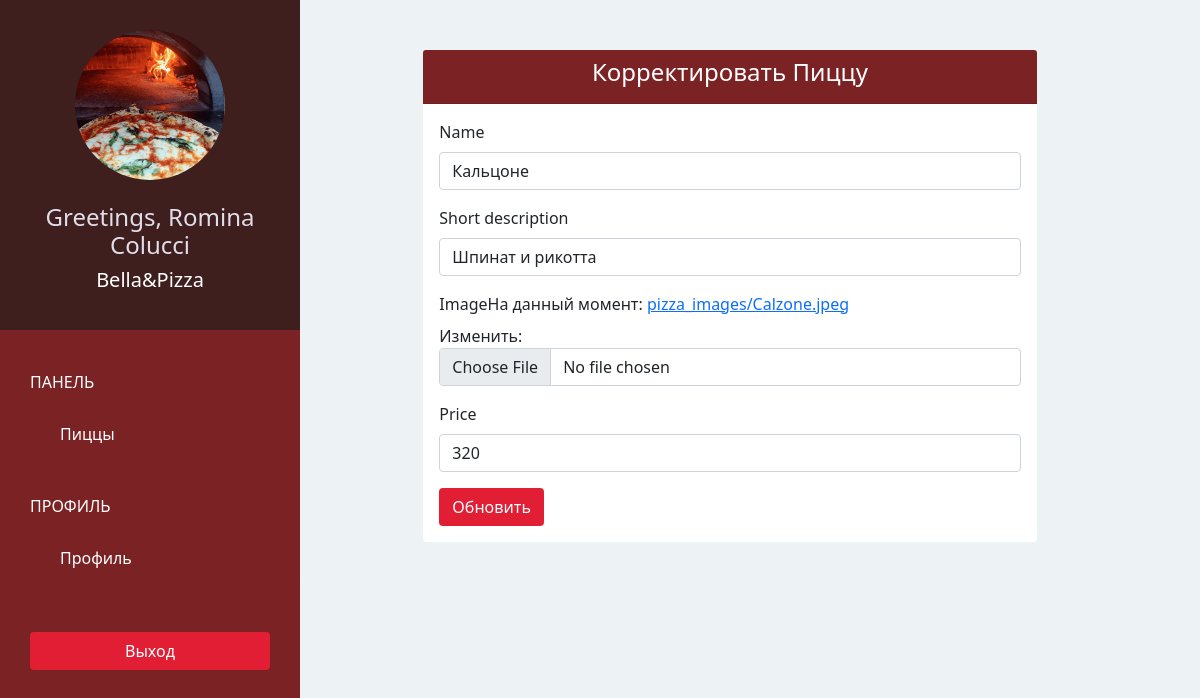
Page /pizzashop/pizza/edit/1 (signed in) on the committed database.
### pizzashopapp/models.py (models this page shows, shortened)
class PizzaShop(models.Model):
    owner = models.OneToOneField(User, on_delete=models.CASCADE, related_name='pizzashop')
    name = models.CharField(max_length=100)
    phone = models.CharField(max_length=100)
    address = models.CharField(max_length=100)
    logo = models.ImageField(upload_to='pizzashop_logo/', blank=False)

class Pizza(models.Model):
    pizzashop = models.ForeignKey(PizzaShop, on_delete=models.CASCADE)
    name = models.CharField(max_length=30)
    short_description = models.CharField(max_length=100)
    image = models.ImageField(upload_to='pizza_images/', blank=False)
    price = models.IntegerField(default=0)

### pizzashopapp/views.py (the view)
# urls.py: path('pizzashop/pizza/edit/<int:pizza_id>', views.pizzashop_edit_pizza, name='pizzashop-edit-pizza'),
@login_required(login_url='/pizzashop/sign-in/')
def pizzashop_edit_pizza(request, pizza_id):
    form = PizzaForm(instance = Pizza.objects.get(id = pizza_id))
    if request.method == 'POST':
        form = PizzaForm(request.POST, request.FILES, instance = Pizza.objects.get(id = pizza_id))
        if form.is_valid():
            pizza = form.save()
            return redirect(pizzashop_pizza)
    return render(request, 'pizzashop/edit_pizza.html', {
        'form': form
    })

### pizzashopapp/forms.py
class PizzaForm(forms.ModelForm):
    class Meta:
        model = Pizza
        fields = ('name', 'short_description', 'image', 'price')

### pizzashopapp/templates/pizzashop/edit_pizza.html (shortened to what this page needs)
{% extends 'pizzashop/base.html' %}
{% load bootstrap3 %}
 {% block page %}
 <div class="offset-lg-5 col-lg-8">
    <div class="card">
        <div class="card-header bg-ruby">
            <h4 class="card-title text-center text-white">
                Корректировать Пиццу
            </h4>
        </div>
        <div class="card-body">
            <form method="POST" enctype="multipart/form-data">
                {% bootstrap_form form %}
                <button type="submit" class="btn btn-red ">Обновить</button>
            </form>
        </div>
    </div>
 </div>
 {% endblock %}

### pizzashopapp/templates/pizzashop/base.html (shortened to what this page needs)
{% extends 'base.html' %}
{% block sidebar %}
{% url 'pizzashop-pizza' as pizzashop_pizza_url %}
{% url 'pizzashop-account' as pizzashop_account_url %}
    <div class="text-center">
        <img class="rounded-circle" src="{{ MEDIA_URL }}{{ request.user.pizzashop.logo }}" width="150" height="150">
        <br>
        <br>
        <h4>Greetings, {{ request.user.get_full_name }}</h4>
        <h5>{{ request.user.pizzashop.name }}</h5>
    </div>
     <div class="list-group">
        <span class="text-uppercase">Панель</span>
        <a href="{% url 'pizzashop-pizza'%}"
         class="list-group-item {% if request.path == pizzashop_pizza_url %} active {% endif %}">Пиццы</a>
        <span class="text-uppercase">Профиль</span>
        <a href="{% url 'pizzashop-account' %}"
         class="list-group-item {% if request.path == pizzashop_account_url %} active {% endif %}">Профиль</a>
        </div>
        <br>
    <div class="text-center">
        <a href="{% url 'pizzashop-sign-out' %}?next={{ request.path }}" class="btn btn-red">Выход</a>
    </div>
{% endblock %}

### pizzashopapp/static/css/style.css (style rules this page uses)
body { padding-top: 50px; background-color: #EDF2F5; overflow: auto; }
.bg-ruby { background-color: #7B2324; }
.text-white { color: white; }
.btn-red { color: white; background-color: #E21E35 }
.sidebar > div:first-child { padding: 30px 10px; font-weight: bold; font-size: 15px; background-color: #3F1E1E; }
.sidebar > div:first-child > h4 { color: #e0deeb; }
.sidebar > div:first-child > h5 { color: #ffffff; }
.sidebar .list-group { padding: 0; background-color: #7B2324; }
.sidebar .list-group >span { color: white; display:block; margin-top: 20px; padding: 20px 30px; font-size: 16px; font-weight: 300; }
.sidebar .list-group .list-group-item, .sidebar .list-group .list-group-item:focus { background-color: #7B2324; color: white; border: 0; padding-left: 60px; padding-right: 30px; }
.sidebar > div:last-child { padding: 30px; }
.sidebar > div:last-child .btn { width: 100%; }
.content .card { border: none; }

### rows in the picture
Pizza: name "Кальцоне", short_description "Шпинат и рикотта", price "320"

### other values in the picture
{{ request.user.get_full_name }} "Romina Colucci"
{{ request.user.pizzashop.name }} "Bella&Pizza"
